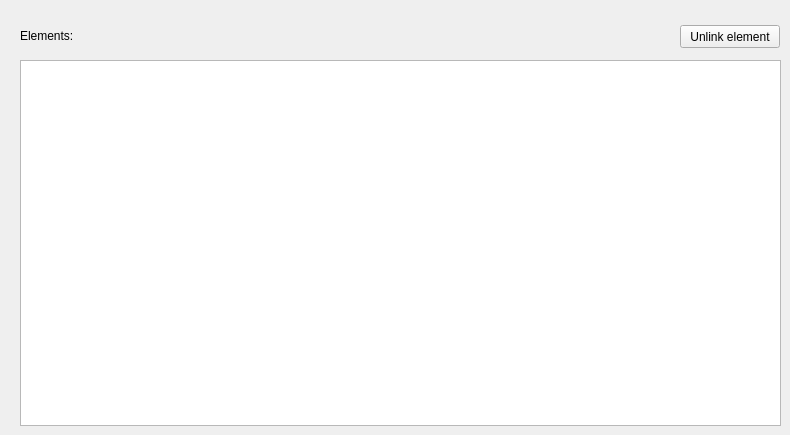
   <widget class="QWidget" name="tab_7">
    <attribute name="title">
     <string>Add. info</string>
    </attribute>
    <widget class="QLabel" name="label_elements">
     <property name="geometry">
      <rect>
       <x>20</x>
       <y>25</y>
       <width>90</width>
       <height>22</height>
      </rect>
     </property>
     <property name="font">
      <font>
       <pointsize>9</pointsize>
      </font>
     </property>
     <property name="frameShape">
      <enum>QFrame::NoFrame</enum>
     </property>
     <property name="frameShadow">
      <enum>QFrame::Plain</enum>
     </property>
     <property name="text">
      <string>Elements:</string>
     </property>
     <property name="textFormat">
      <enum>Qt::AutoText</enum>
     </property>
     <property name="scaledContents">
      <bool>false</bool>
     </property>
     <property name="alignment">
      <set>Qt::AlignLeading|Qt::AlignLeft|Qt::AlignVCenter</set>
     </property>
     <property name="margin">
      <number>3</number>
     </property>
    </widget>
    <widget class="QTableView" name="tbl_element">
     <property name="geometry">
      <rect>
       <x>20</x>
       <y>60</y>
       <width>761</width>
       <height>366</height>
      </rect>
     </property>
    </widget>
    <widget class="QPushButton" name="btn_element_delete">
     <property name="geometry">
      <rect>
       <x>680</x>
       <y>25</y>
       <width>100</width>
       <height>23</height>
      </rect>
     </property>
     <property name="text">
      <string>Unlink element</string>
     </property>
    </widget>
   </widget>
